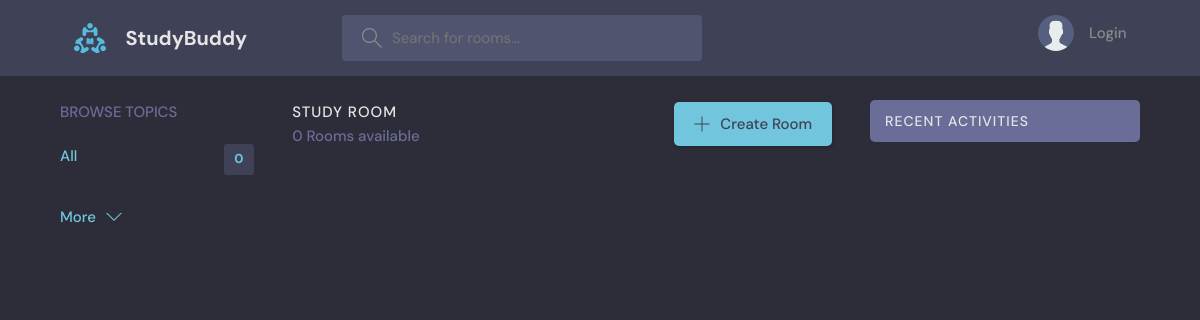
The app's page /?q=Django, older data.
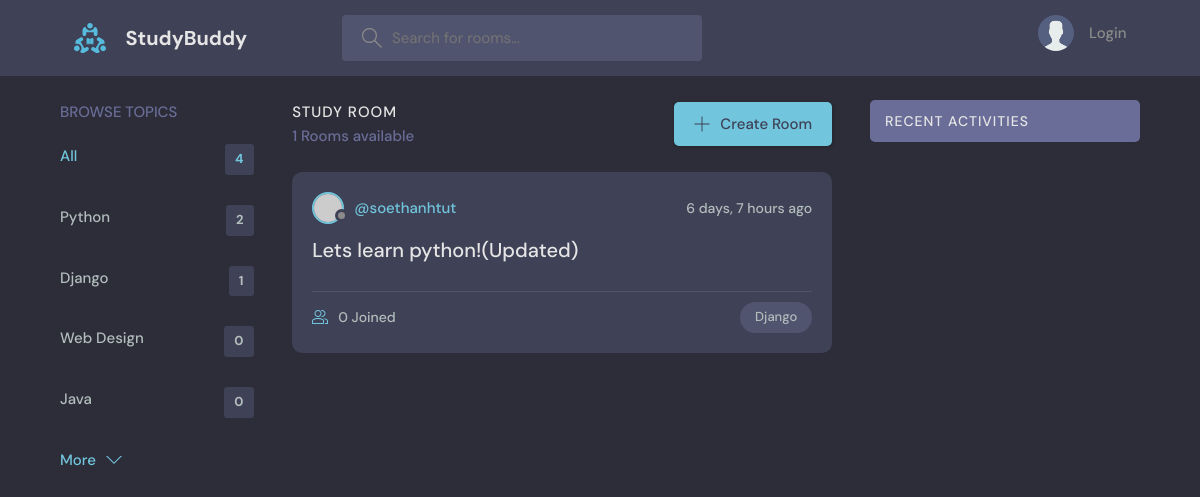
The same page, newer data.
### base/models.py (models this page shows, shortened)
class Topic(models.Model):
    name=models.CharField(max_length=200)

class Room(models.Model):
    host=models.ForeignKey(User,on_delete=models.SET_NULL,null=True)
    topic=models.ForeignKey(Topic,on_delete=models.SET_NULL,null=True)
    name=models.CharField(max_length=200)
    description=models.TextField(null=True,blank=True)
    participants=models.ManyToManyField(User,related_name='participants',blank=True)
    updated=models.DateTimeField(auto_now=True)
    created=models.DateTimeField(auto_now_add=True)
    class Meta:
        ordering=['-updated','-created']

### base/views.py (the view)
# urls.py: path('', views.home ,name='home'),
def home(request):
    q=request.GET.get('q') if request.GET.get('q')!=None else ''
    rooms=Room.objects.filter(Q(topic__name__icontains=q)|Q(name__icontains=q)|Q(description__icontains=q))
    topic=Topic.objects.all()[0:5]
    room_count=rooms.count()
    room_message=Message.objects.filter(Q(room__topic__name__icontains=q))
    context={'rooms':rooms,'topics':topic,'room_count':room_count,'messages':room_message}
    return render(request,'base/home.html',context)

### templates/base/home.html (shortened to what this page needs)
{% extends 'main.html' %} {% block content %}
<main class="layout layout--3">
  <div class="container">
    {% include 'base/topic_component.html' %}
    <div class="roomList">
      <div class="roomList__header">
        <div>
          <h2>Study Room</h2>
          <p>{{room_count}} Rooms available</p>
        </div>
        <a class="btn btn--main" href="{% url 'create_room'%}">
          <svg
            version="1.1"
            xmlns="http://www.w3.org/2000/svg"
            width="32"
            height="32"
            viewBox="0 0 32 32"
          >
            <title>add</title>
            <path
              d="M16.943 0.943h-1.885v14.115h-14.115v1.885h14.115v14.115h1.885v-14.115h14.115v-1.885h-14.115v-14.115z"
            ></path>
          </svg>
          Create Room
        </a>
      </div>
      {% include 'base/feed_component.html' %}
    </div>
    {% include 'base/activity_component.html' %}
  </div>
</main>
{% endblock content %}

### templates/base/topic_component.html
<div class="topics">
  <div class="topics__header">
    <h2>Browse Topics</h2>
  </div>
  <ul class="topics__list">
    <li>
      <a href="{% url 'home' %}" class="active"
        >All <span>{{topics.count}}</span></a
      >
    </li>
    {% for topic in topics %}
    <li>
      <a href="{% url 'home' %}?q={{topic.name}}"
        >{{topic.name}} <span>{{topic.room_set.all.count}}</span></a
      >
    </li>
    {% endfor %}
  </ul>
  <a class="btn btn--link" href="{% url 'topics'%}">
    More
    <svg
      version="1.1"
      xmlns="http://www.w3.org/2000/svg"
      width="32"
      height="32"
      viewBox="0 0 32 32"
    >
      <title>chevron-down</title>
      <path d="M16 21l-13-13h-3l16 16 16-16h-3l-13 13z"></path>
    </svg>
  </a>
</div>

### templates/base/feed_component.html (shortened to what this page needs)
{% for room in rooms %}
<div class="roomListRoom">
  <div class="roomListRoom__header">
    <a href="{% url 'profile' room.host.id%}" class="roomListRoom__author">
      <div class="avatar avatar--small">
        <img src="https://randomuser.me/api/portraits/women/11.jpg" />
      </div>
      <span>@{{room.host.username}}</span>
    </a>
    <div class="roomListRoom__actions">
      <span>{{room.created|timesince}} ago</span>
    </div>
  </div>
  <div class="roomListRoom__content">
    <a href="{% url 'room' room.id %}">{{room.name}}</a>
  </div>
  <div class="roomListRoom__meta">
    <a href="{% url 'room' room.id %}" class="roomListRoom__joined">
      {{room.participants.all.count}} Joined
    </a>
    <p class="roomListRoom__topic">{{room.topic.name}}</p>
  </div>
</div>
{% endfor %}

Row changes from the older to the newer data that the page shows:
added Topic: name "Python", room_set.all.count "2"
added Topic: name "Django", room_set.all.count "1"
added Topic: name "Web Design", room_set.all.count "0"
added Topic: name "Java", room_set.all.count "0"
now on this page (row edited): Room: host.username "soethanhtut", created "6 days, 7 hours", name "Lets learn python!(Updated)", participants.all.count "0", topic.name "Django"
Text that changed along with them:
{{ topics.count }}: "0" → "4"
{{ room_count }}: "0" → "1"
